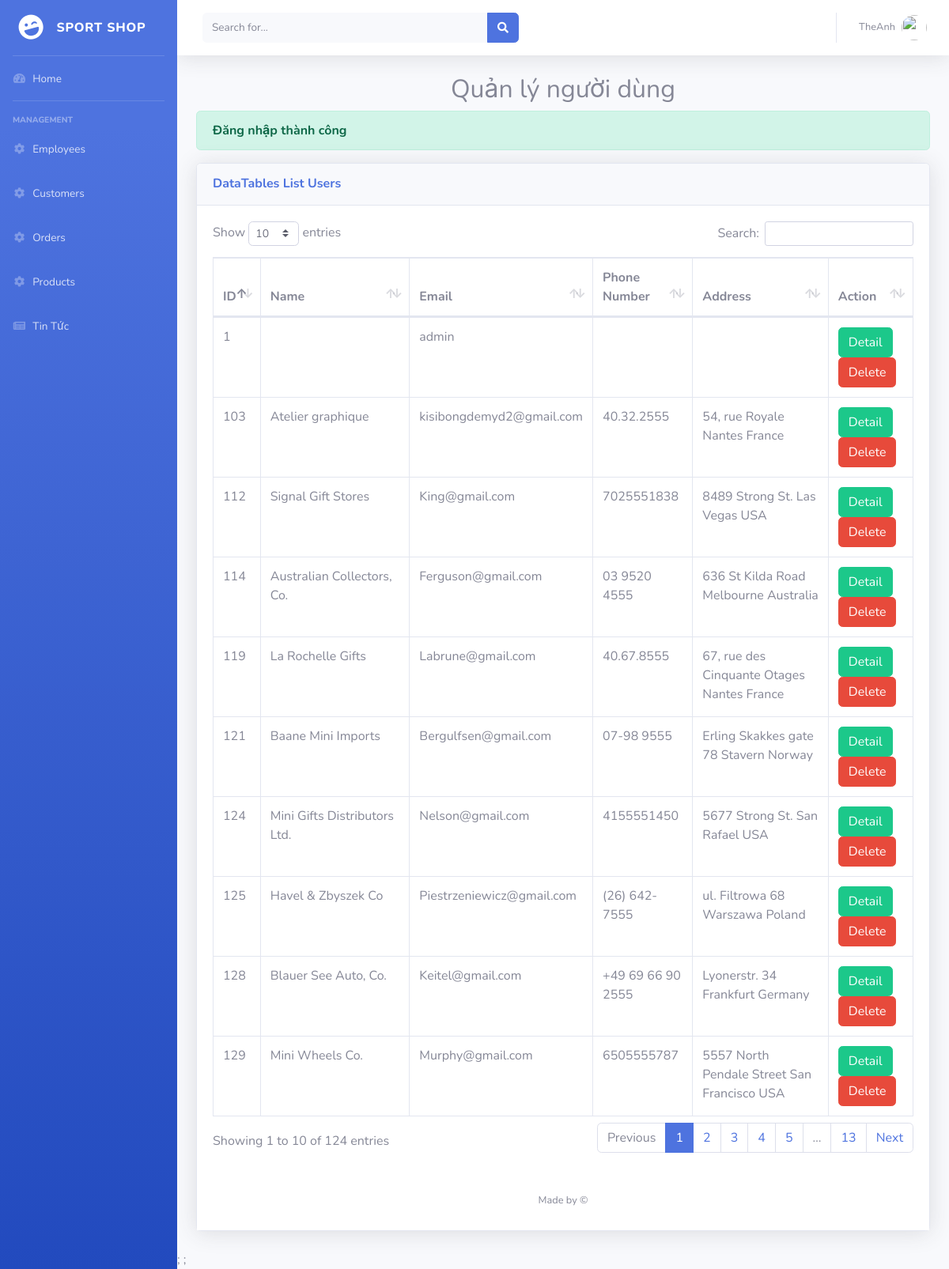
The page /admin/?mod=customer (signed in) on the database as committed earlier.
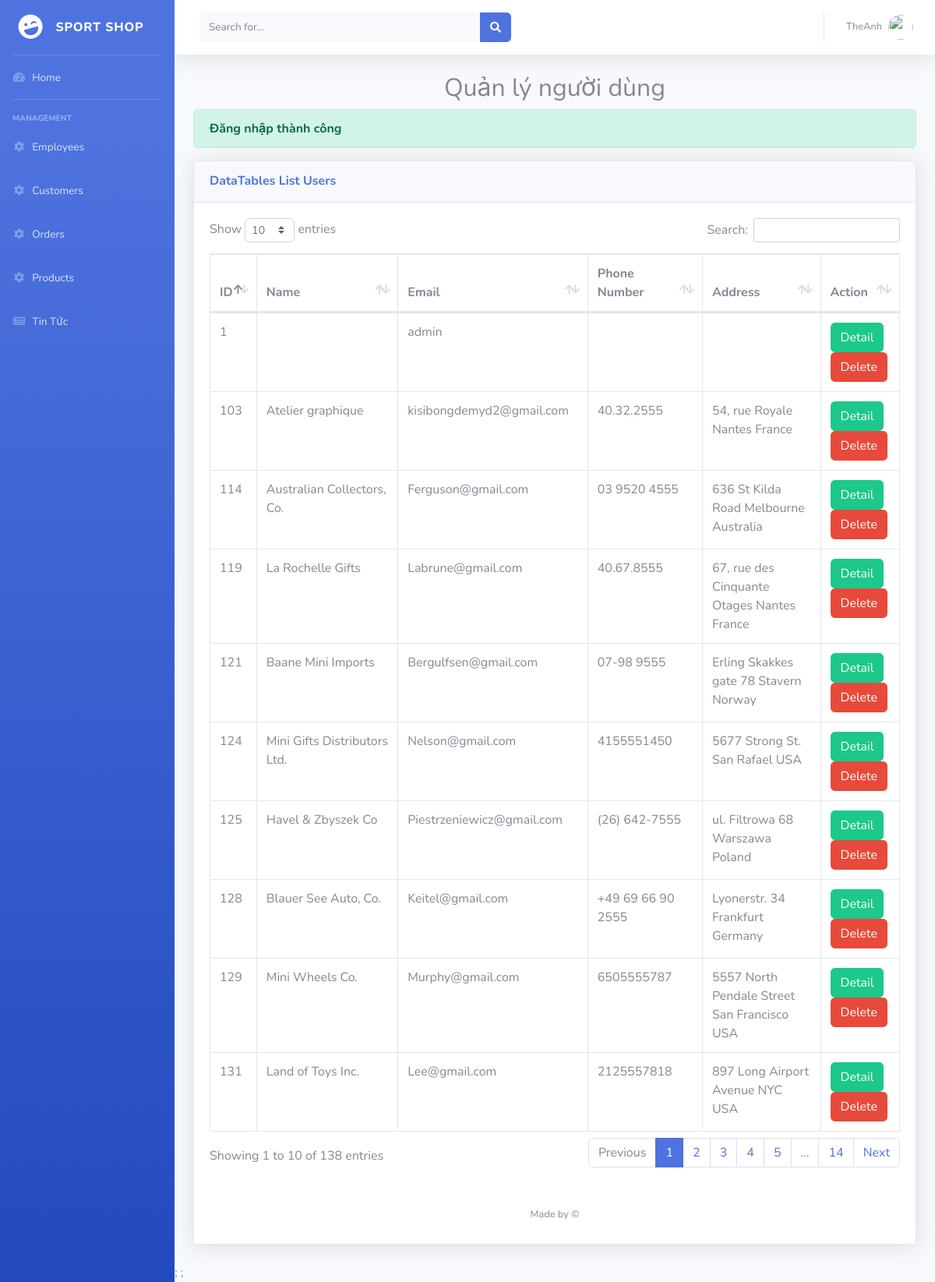
The same page on the database as committed later.
### tables this page shows
CREATE TABLE `customers` (
  `customerNumber` int(11) NOT NULL,
  `customerName` varchar(50) NOT NULL,
  `contactLastName` varchar(50) NOT NULL,
  `contactFirstName` varchar(50) NOT NULL,
  `phone` varchar(50) NOT NULL,
  `addressLine1` varchar(50) NOT NULL,
  `city` varchar(50) NOT NULL,
  `country` varchar(50) NOT NULL,
  `password` varchar(50) DEFAULT NULL,
  `email` varchar(255) DEFAULT NULL
);

### admin/controllers/CustomerController.php (called while the page is built, shortened)
<?php
	class CustomerController{
		var $cate_model;
		function __construct(){
			$this->cate_model = new customer();
		}
		public function list(){
			$customers = $this->cate_model->All();
			require_once('views/customer/customer_list.php');
		}
	}
 ?>

### admin/models/Connection.php (called while the page is built, shortened)
<?php
	class Connection{
	    function __construct(){
		    $servername = "localhost";
		    $username = "root";
		    $password = "";
		    $dbname = "sport_shops";
		    $this->conn = new mysqli($servername, $username, $password, $dbname);
	    }
	}
 ?>

### admin/models/Model.php (called while the page is built, shortened)
<?php
require_once('Connection.php');
class Model{
	var $connection;
       var $table = '';
	function __construct(){
		$conn_obj = new Connection();
		$this->connection = $conn_obj->conn;
	}
	function All(){
	    $query = "SELECT * FROM ".$this->table;
	    $data = array();
	    $result = $this->connection->query($query);
	    while($row = $result->fetch_assoc()) {
	    	$data[] = $row;
	    }
	    return $data;
	}
}
?>

### admin/views/customer/customer_list.php (the view, shortened to what this page needs)
<!DOCTYPE html>
<html lang="en">
<?php require_once('public/require/head.php') ?>
<body id="page-top">
  <div id="wrapper">
    <?php require_once('public/require/sidebar.php') ?>
    <div id="content-wrapper" class="d-flex flex-column">
      <div id="content">
        <?php require_once('public/require/header.php') ?>
      <div class="container-fluid">
        <h2 align="center">Quản lý người dùng</h2>
          <?php if(isset($_COOKIE['msg'])){ ?>
            <div class="alert alert-success">
              <strong><?= $_COOKIE['msg'] ?></strong>
            </div>
          <?php }?>
        <div class="card shadow mb-4">
            <div class="card-header py-3">
              <h6 class="m-0 font-weight-bold text-primary">DataTables List Users</h6>
            </div>
            <div class="card-body">
              <div class="table-responsive">
                <table class="table table-bordered" id="dataTable" width="100%" cellspacing="0">
            <thead>
              <tr>
                    <th>ID</th>
                    <th>Name</th>
                    <th>Email</th>
                    <th>Phone Number</th>
                    <th>Address</th>
                    <th>Action</th>
                  </tr>
            </thead>
            <tbody>
            <?php foreach ($customers as $cus) { ?>
              <tr>
                    <td><?= $cus['customerNumber'] ?></td>
                    <td><?= $cus['customerName'] ?></td>
                    <td><?= $cus['email'] ?></td>
                    <td><?= $cus['phone'] ?></td>
                    <td><?= $cus['addressLine1'] ?> <?= $cus['city'] ?> <?= $cus['country'] ?></td>
                    <td><a href="?mod=customer&act=detail&id=<?= $cus['customerNumber'] ?>" class="btn btn-success">Detail</a>
                    <a href="?mod=customer&act=delete&id=<?= $cus['customerNumber'] ?>" onclick="return confirm('Bạn chắc chắn muốn xóa?');" class="btn btn-danger">Delete</a></td>
                  </tr>
            <?php } ?>
            </tbody>
          </table>
      </div>
      </div>
      <?php require_once('public/require/footer.php') ?>
    </div>
  </div>
  <?php require_once('public/require/logout_modal.php') ?>;
  <?php require_once('public/require/js.php') ?>;
</body>
</html>

Rows that differ between the two databases and show on the page:
removed customers: customerNumber "112", customerName "Signal Gift Stores", email "King@gmail.com", phone "7025551838", addressLine1 "8489 Strong St.", city "Las Vegas", country "USA"
now on this page (row unchanged): customers: customerNumber "131", customerName "Land of Toys Inc.", email "Lee@gmail.com", phone "2125557818", addressLine1 "897 Long Airport Avenue", city "NYC", country "USA"
Other text that changed with them:
text written by a page script: "Show entries Search: Showing 1 to 10 of 124 entries Previous 1 2 3 4 5 … 13 Next" → "Show entries Search: Showing 1 to 10 of 138 entries Previous 1 2 3 4 5 … 14 Next"
